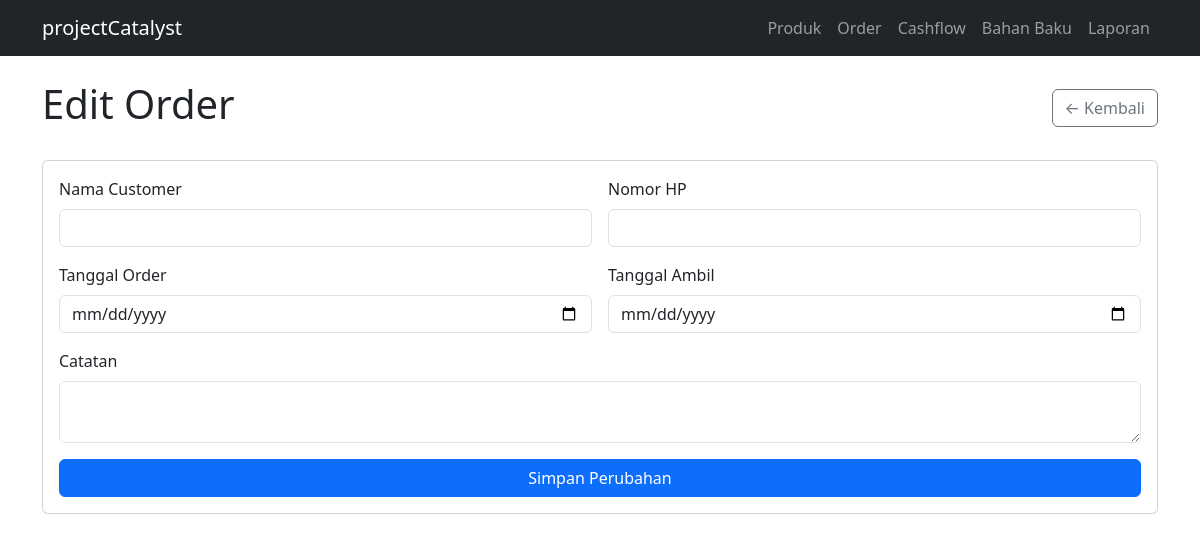
Before: /orders/edit/2 with the older database file.
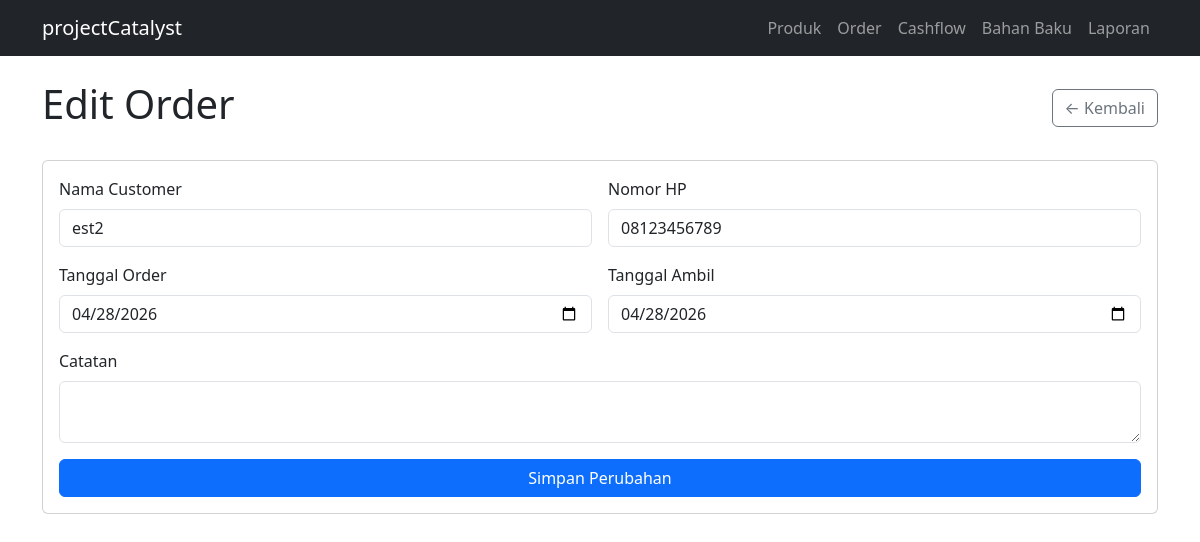
After: the same page with the newer database file.
### tables this page shows
CREATE TABLE orders (
    id              INTEGER PRIMARY KEY AUTOINCREMENT,
    customer_name   TEXT NOT NULL,
    customer_phone  TEXT,
    order_date      TEXT NOT NULL,
    pickup_date     TEXT,
    status          TEXT DEFAULT 'pending',
    payment_method  TEXT NOT NULL,
    payment_status  TEXT DEFAULT 'unpaid',
    notes           TEXT,
    created_at      TEXT DEFAULT CURRENT_TIMESTAMP
);

### app.py (the view)
@app.route('/orders/edit/<int:order_id>')
def edit_order_page(order_id):
    order = get_order_by_id(order_id)
    return render_template('edit_order.html', order=order)

### database/db.py (called while the page is built)
def get_connection():
    conn = sqlite3.connect(DB_PATH)
    conn.row_factory = sqlite3.Row
    conn.execute("PRAGMA foreign_keys = ON")
    return conn

def get_order_by_id(order_id):
    conn = get_connection()
    order = conn.execute(
        "SELECT * FROM orders WHERE id = ?",
        (order_id,)
    ).fetchone()
    conn.close()
    return order

### templates/edit_order.html (shortened to what this page needs)
{% extends 'base.html' %}
{% block content %}
<div class="d-flex justify-content-between align-items-center mb-4">
    <h1>Edit Order</h1>
    <a href="/orders" class="btn btn-outline-secondary">← Kembali</a>
</div>
<div class="card">
    <div class="card-body">
        <form action="/orders/edit/{{ order['id'] }}" method="POST">
            <div class="row g-3">
                <div class="col-12 col-md-6">
                    <label class="form-label">Nama Customer</label>
                    <input type="text" name="customer_name" class="form-control"
                           value="{{ order['customer_name'] }}" required>
                </div>
                <div class="col-12 col-md-6">
                    <label class="form-label">Nomor HP</label>
                    <input type="text" name="customer_phone" class="form-control"
                           value="{{ order['customer_phone'] or '' }}">
                </div>
                <div class="col-12 col-md-6">
                    <label class="form-label">Tanggal Order</label>
                    <input type="date" name="order_date" class="form-control"
                           value="{{ order['order_date'] }}" required>
                </div>
                <div class="col-12 col-md-6">
                    <label class="form-label">Tanggal Ambil</label>
                    <input type="date" name="pickup_date" class="form-control"
                           value="{{ order['pickup_date'] or '' }}">
                </div>
                <div class="col-12">
                    <label class="form-label">Catatan</label>
                    <textarea name="notes" class="form-control" rows="2">{{ order['notes'] or '' }}</textarea>
                </div>
            </div>
            <button type="submit" class="btn btn-primary mt-3 w-100 w-md-auto">Simpan Perubahan</button>
        </form>
    </div>
</div>
{% endblock %}

Changed rows visible on the page:
added orders: customer_name "est2", customer_phone "08123456789", order_date "04/28/2026", pickup_date "04/28/2026"
